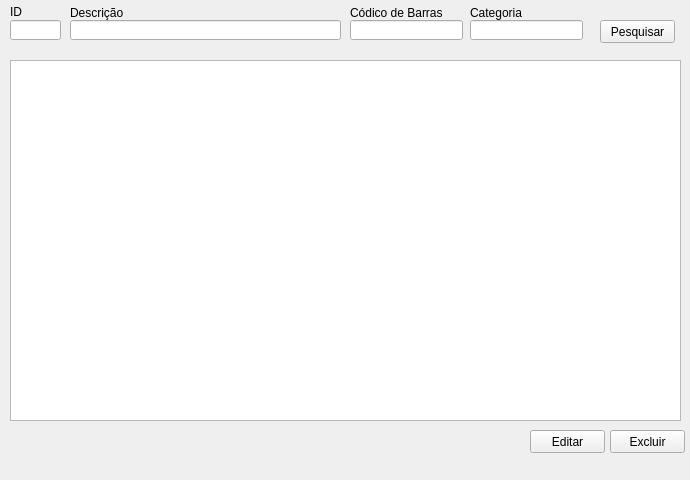
<?xml version="1.0" encoding="UTF-8"?>
<ui version="4.0">
 <class>FrmPesquisar</class>
 <widget class="QMainWindow" name="FrmPesquisar">
  <property name="geometry">
   <rect>
    <x>0</x>
    <y>0</y>
    <width>690</width>
    <height>480</height>
   </rect>
  </property>
  <property name="minimumSize">
   <size>
    <width>690</width>
    <height>480</height>
   </size>
  </property>
  <property name="maximumSize">
   <size>
    <width>690</width>
    <height>480</height>
   </size>
  </property>
  <property name="windowTitle">
   <string>Produtos</string>
  </property>
  <widget class="QWidget" name="centralwidget">
   <widget class="QLineEdit" name="line_ID">
    <property name="geometry">
     <rect>
      <x>10</x>
      <y>20</y>
      <width>51</width>
      <height>20</height>
     </rect>
    </property>
   </widget>
   <widget class="QLineEdit" name="line_descricao">
    <property name="geometry">
     <rect>
      <x>70</x>
      <y>20</y>
      <width>271</width>
      <height>20</height>
     </rect>
    </property>
   </widget>
   <widget class="QLineEdit" name="line_ean">
    <property name="geometry">
     <rect>
      <x>350</x>
      <y>20</y>
      <width>113</width>
      <height>20</height>
     </rect>
    </property>
   </widget>
   <widget class="QLineEdit" name="line_cat">
    <property name="geometry">
     <rect>
      <x>470</x>
      <y>20</y>
      <width>113</width>
      <height>20</height>
     </rect>
    </property>
   </widget>
   <widget class="QPushButton" name="btn_pesquisar">
    <property name="geometry">
     <rect>
      <x>600</x>
      <y>20</y>
      <width>75</width>
      <height>23</height>
     </rect>
    </property>
    <property name="text">
     <string>Pesquisar</string>
    </property>
   </widget>
   <widget class="QLabel" name="label">
    <property name="geometry">
     <rect>
      <x>10</x>
      <y>5</y>
      <width>47</width>
      <height>13</height>
     </rect>
    </property>
    <property name="baseSize">
     <size>
      <width>0</width>
      <height>0</height>
     </size>
    </property>
    <property name="text">
     <string>ID</string>
    </property>
   </widget>
   <widget class="QLabel" name="label_2">
    <property name="geometry">
     <rect>
      <x>70</x>
      <y>5</y>
      <width>71</width>
      <height>16</height>
     </rect>
    </property>
    <property name="baseSize">
     <size>
      <width>0</width>
      <height>0</height>
     </size>
    </property>
    <property name="text">
     <string>Descrição</string>
    </property>
   </widget>
   <widget class="QLabel" name="label_3">
    <property name="geometry">
     <rect>
      <x>350</x>
      <y>5</y>
      <width>101</width>
      <height>16</height>
     </rect>
    </property>
    <property name="baseSize">
     <size>
      <width>0</width>
      <height>0</height>
     </size>
    </property>
    <property name="text">
     <string>Códico de Barras</string>
    </property>
   </widget>
   <widget class="QLabel" name="label_4">
    <property name="geometry">
     <rect>
      <x>470</x>
      <y>5</y>
      <width>101</width>
      <height>16</height>
     </rect>
    </property>
    <property name="baseSize">
     <size>
      <width>0</width>
      <height>0</height>
     </size>
    </property>
    <property name="text">
     <string>Categoria</string>
    </property>
   </widget>
   <widget class="QPushButton" name="btnExcluir">
    <property name="geometry">
     <rect>
      <x>610</x>
      <y>430</y>
      <width>75</width>
      <height>23</height>
     </rect>
    </property>
    <property name="text">
     <string>Excluir</string>
    </property>
   </widget>
   <widget class="QPushButton" name="btnEdit">
    <property name="geometry">
     <rect>
      <x>530</x>
      <y>430</y>
      <width>75</width>
      <height>23</height>
     </rect>
    </property>
    <property name="text">
     <string>Editar</string>
    </property>
   </widget>
   <widget class="QTableWidget" name="tableWidget">
    <property name="geometry">
     <rect>
      <x>10</x>
      <y>60</y>
      <width>671</width>
      <height>361</height>
     </rect>
    </property>
   </widget>
  </widget>
  <widget class="QMenuBar" name="menubar">
   <property name="geometry">
    <rect>
     <x>0</x>
     <y>0</y>
     <width>690</width>
     <height>21</height>
    </rect>
   </property>
  </widget>
 </widget>
 <tabstops>
  <tabstop>line_ID</tabstop>
  <tabstop>line_descricao</tabstop>
  <tabstop>line_ean</tabstop>
  <tabstop>line_cat</tabstop>
  <tabstop>btn_pesquisar</tabstop>
  <tabstop>btnEdit</tabstop>
  <tabstop>btnExcluir</tabstop>
 </tabstops>
 <resources/>
 <connections/>
</ui>
